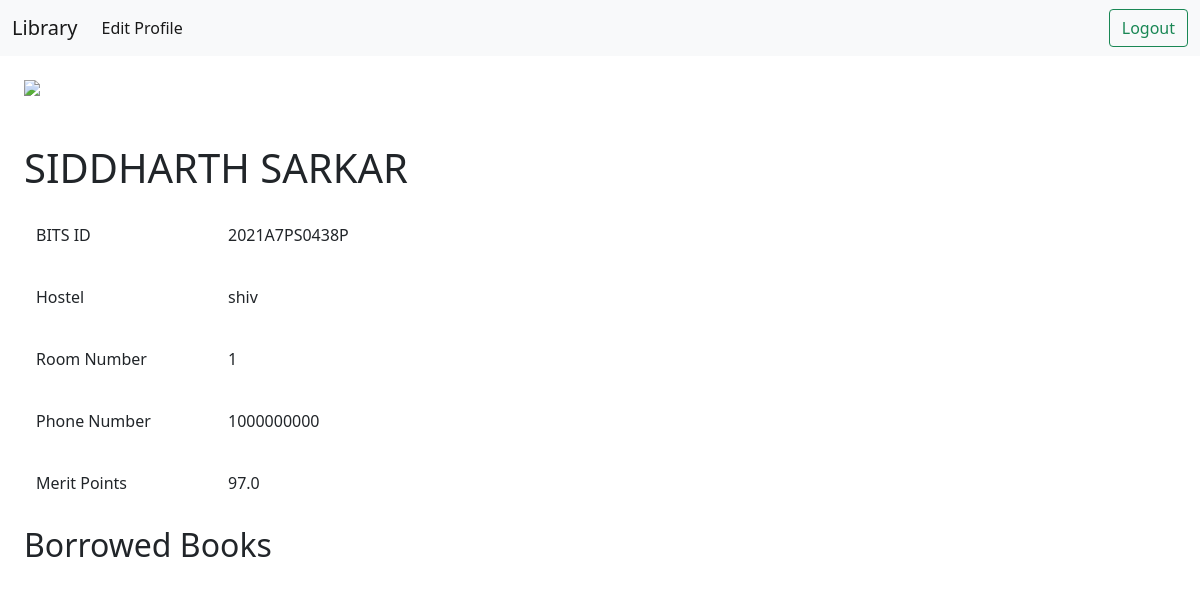
The page /accounts/profile/profile (signed in) on the database as committed earlier.
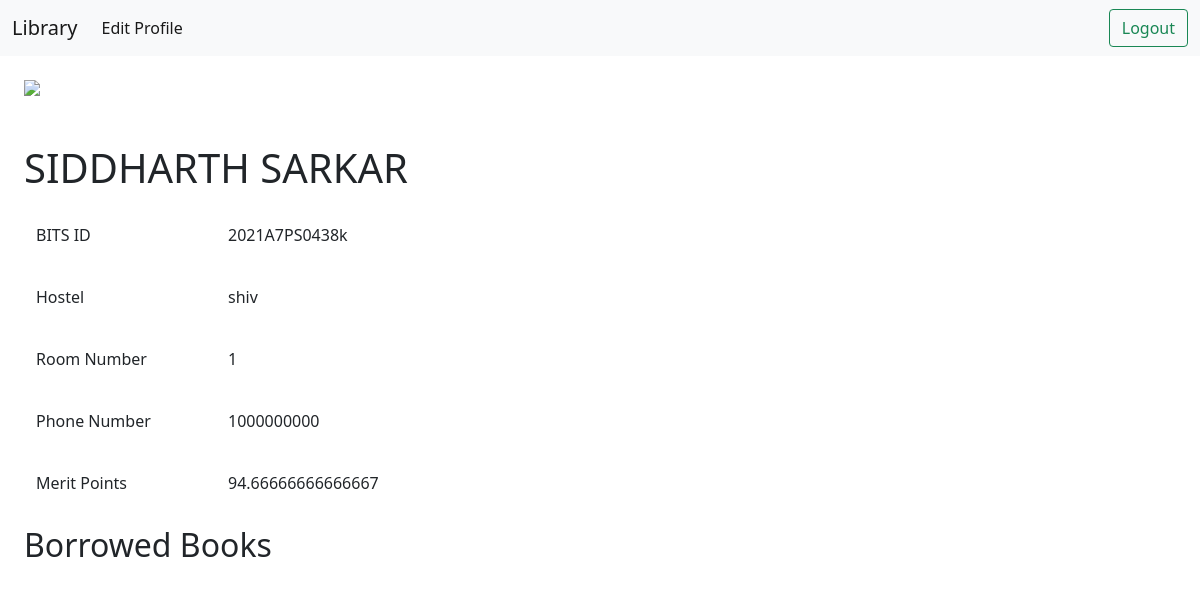
The same page on the database as committed later.
### lib_app/models.py (models this page shows, shortened)
class Profile(models.Model):
    user = models.OneToOneField(User, on_delete=models.CASCADE)
    bits_id = models.CharField(max_length=30, blank=True)
    hostel = models.CharField(max_length=20, null=True)
    room_no = models.IntegerField(null=True)
    phone_number = models.CharField(max_length=12, null=True)
    merit = models.FloatField(default=100)
    returns = models.IntegerField(default=0)

### lib_app/views.py (the view)
# urls.py: path('accounts/profile/', home),
def profile(request):
    current_user = request.user
    if(current_user.is_anonymous):
        return redirect('/')
    issue = Issue.objects.filter(user=current_user, issued=True)
    data = SocialAccount.objects.get(user=current_user).extra_data
    data['bits_id'] = current_user.profile.bits_id
    data['hostel'] = current_user.profile.hostel
    data['room_no'] = current_user.profile.room_no
    data['phone_number'] = current_user.profile.phone_number
    data['merit'] = current_user.profile.merit
    data['issueds'] = issue
    return render(request, 'profile.html', data)

### templates/profile.html (shortened to what this page needs)
<!DOCTYPE html>
<html lang="en">
  <head>
    <link
      href="https://cdn.jsdelivr.net/npm/bootstrap@5.1.3/dist/css/bootstrap.min.css"
      rel="stylesheet"
    />
  </head>
  <body>
    <nav class="navbar navbar-expand-lg navbar-light bg-light">
      <div class="container-fluid">
        <a class="navbar-brand" href="./">Library</a>
        <div class="collapse navbar-collapse" id="navbarSupportedContent">
          <ul class="navbar-nav me-auto mb-2 mb-lg-0">
            <li class="nav-item">
              <a class="nav-link active" aria-current="page" href="./editor"
                >Edit Profile</a
              >
            </li>
          </ul>
        </div>
        <a class="btn btn-outline-success" type="submit" href="/logout"
          >Logout</a
        >
      </div>
    </nav>
    <img class="m-4" src="{{picture}}" />
    <h1 class="m-4">{{name}}</h1>
    <div class="m-4 row">
      <label for="staticEmail" class="col-sm-2 col-form-label">BITS ID </label>
      <div class="col-sm-10">
        <input
          type="text"
          readonly
          class="form-control-plaintext"
          id="staticEmail"
          value="{{bits_id}}"
        />
      </div>
    </div>
    <div class="m-4 row">
      <label for="staticEmail" class="col-sm-2 col-form-label">Hostel</label>
      <div class="col-sm-10">
        <input
          type="text"
          readonly
          class="form-control-plaintext"
          id="staticEmail"
          value="{{hostel}}"
        />
      </div>
    </div>
    <div class="m-4 row">
      <label for="staticEmail" class="col-sm-2 col-form-label"
        >Room Number</label
      >
      <div class="col-sm-10">
        <input
          type="text"
          readonly
          class="form-control-plaintext"
          id="staticEmail"
          value="{{room_no}}"
        />
      </div>
    </div>
    <div class="m-4 row">
      <label for="staticEmail" class="col-sm-2 col-form-label"
        >Phone Number</label
      >
      <div class="col-sm-10">
        <input
          type="text"
          readonly
          class="form-control-plaintext"
          id="staticEmail"
          value="{{phone_number}}"
        />
      </div>
    </div>
    <div class="m-4 row">
      <label for="staticEmail" class="col-sm-2 col-form-label"
        >Merit Points</label
      >
      <div class="col-sm-10">
        <input
          type="text"
          readonly
          class="form-control-plaintext"
          id="staticEmail"
          value="{{merit}}"
        />
      </div>
    </div>
    <h2 class="m-4">Borrowed Books</h2>
  </body>
</html>

Rows that differ between the two databases and show on the page:
changed Profile "shiv": bits "2021A7PS0438P" → "2021A7PS0438k"; merit "97.0" → "94.66666666666667"
